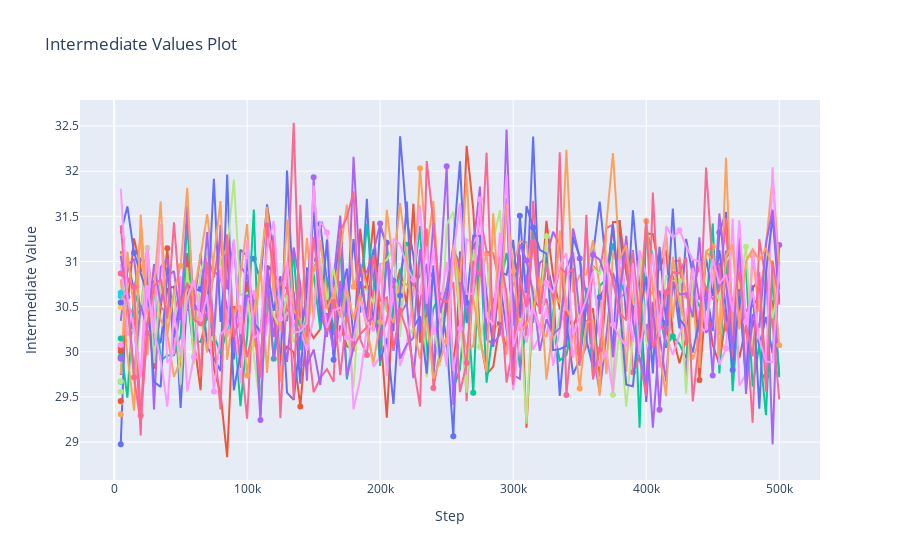

Notebook cell for this chart:
### Code cell
fig = optuna.visualization.plot_intermediate_values(study)
fig.show()
